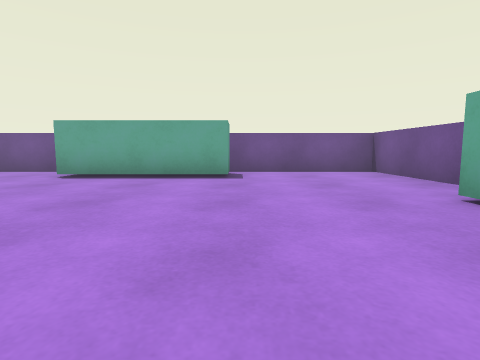
view 1 (above)

14 first-person views from a walk through a 3-D level made in the Unity game engine. The camera is 0.56 m above the floor, tilts 6° down and sees 80° across. The floor is counted in squares, 1 m on a side. Each view is taken from the middle of a square. On the plan, view 1 faces up. The plan holds only what a view shows up to about 9 squares ahead; the rest is blank. The player character is not drawn.

view 2
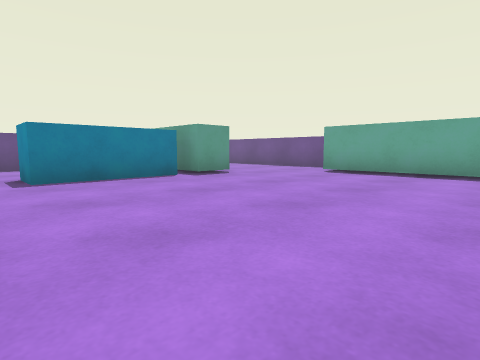

view 3
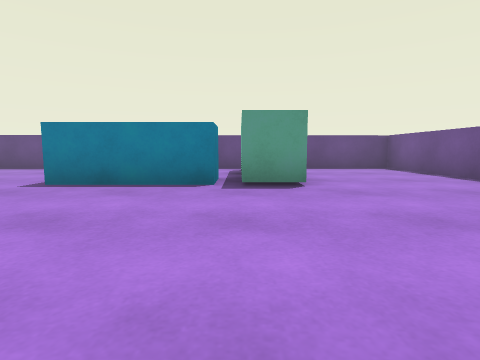

view 4
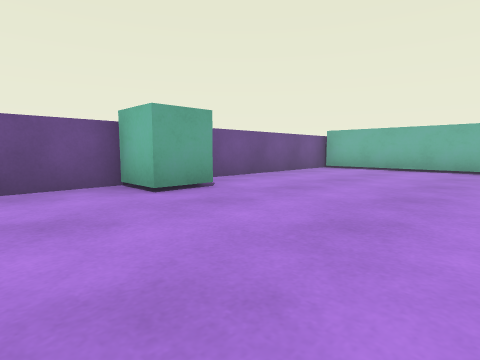

view 5
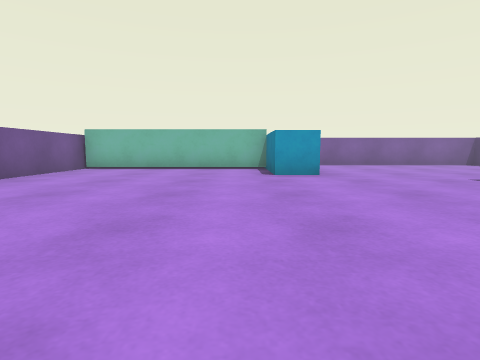

view 6
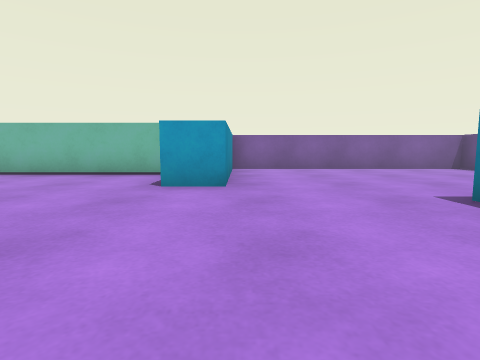

view 7
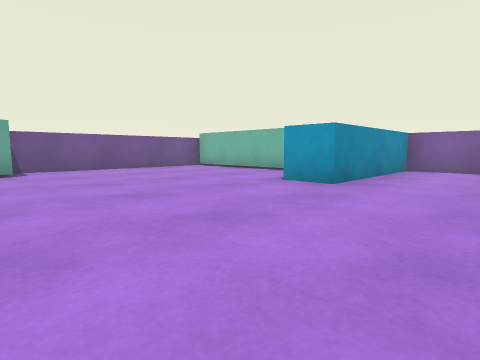

view 8
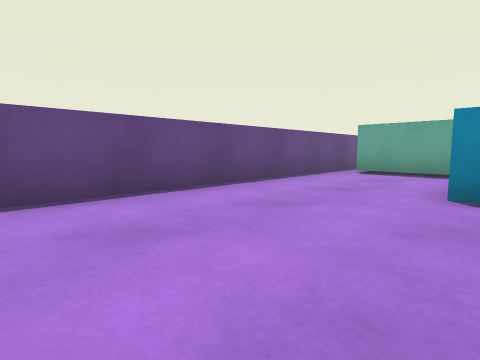

view 9
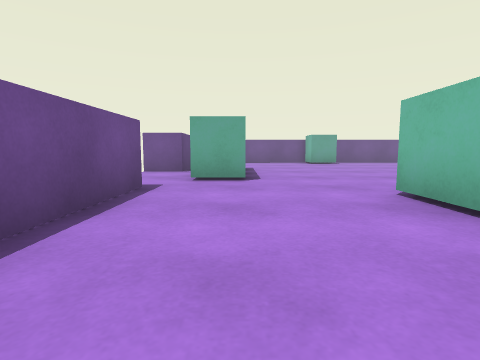

view 10
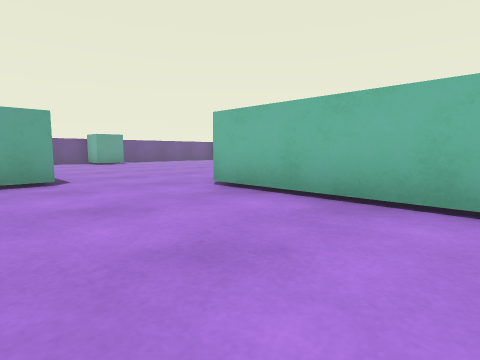

view 11
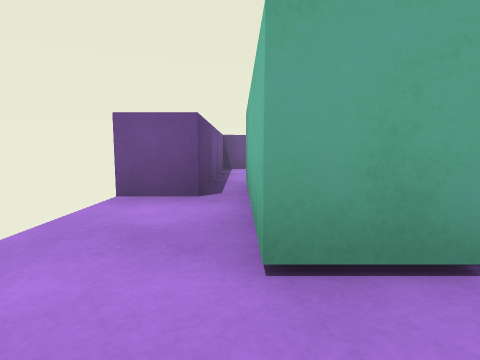

view 12
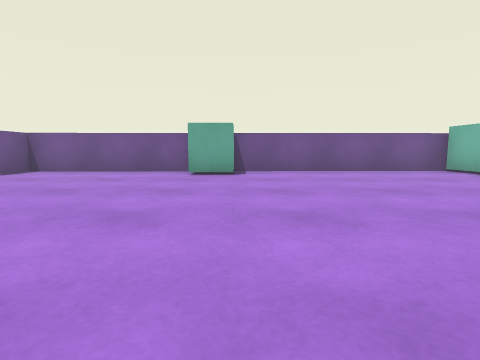

view 13
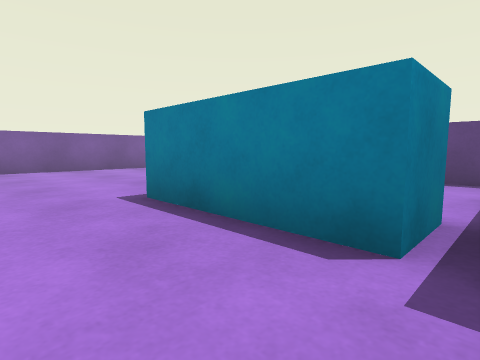

view 14
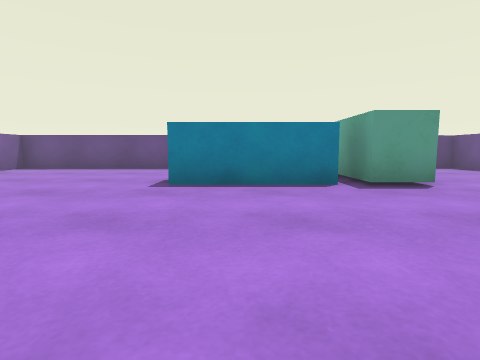

### Floor plan
Points are (right, up) in squares from view 1. A wall is a line through its corners. A room is listed if a view was taken in it or the views show most of it. See-through windows are left out.
Room 1 (views 1, 2, 3, 4, 5, 6, 7, 9, 10, 11, 12, 13, 14)
walls: (-3.8, 5.9) (-3.8, 6.9) (-0.2, 6.9) (-0.2, 5.9) (-3.8, 5.9); (-5.6, 2.6) (-5.6, -0.1); (-2.8, -1.4) (-1.8, -1.4) (-1.8, -3.4) (3.6, -3.4); (-4.6, 7.5) (-9.8, 7.5) (-9.7, 3.6); (-8.9, 4) (-5.4, 4) (-5.4, 3); (3.6, -3.8) (3.5, 7.5) (-1.6, 7.5) (-1.6, 8.5)
ways out: opening at (-4.5, -1) to room 2
objects: cube (3, 2) to (3, 3)
Room 2 (view 8)
walls: (-5.6, -0.1) (-6.6, -0.1); (-5.4, 3) (-9, 3); (-9.7, 3.6) (-9.5, -5.5) (-2.8, -5.5) (-2.8, -1.4)
ways out: opening at (-4.5, -1) to room 1

Where each view was taken, in squares from view 1:
view 1: 0 up, 0 right, facing up
view 2: 1 down, 0 right, facing up-left
view 3: 3 up, 1 left, facing left
view 4: 5 up, 1 left, facing down-right
view 5: 5 up, 1 left, facing down
view 6: 3 up, 3 left, facing down
view 7: 3 up, 5 left, facing down-right
view 8: 4 down, 6 left, facing up-left
view 9: 6 up, 9 left, facing right
view 10: 7 up, 9 left, facing down-right
view 11: 7 up, 5 left, facing right
view 12: 2 up, 4 left, facing right
view 13: 3 up, 4 left, facing down-left
view 14: 1 up, 1 left, facing left
